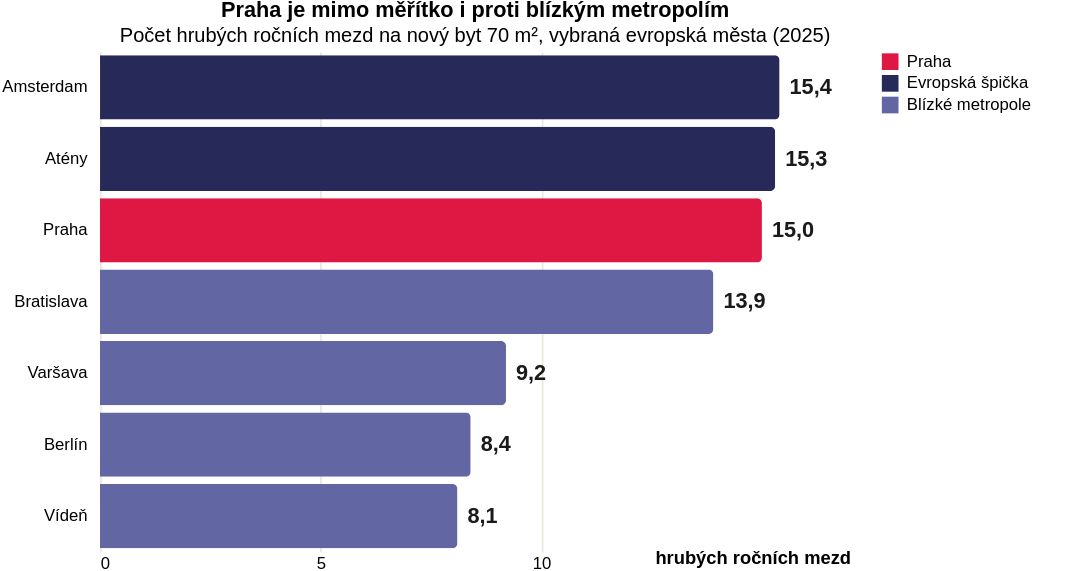

This figure's Vega-Lite source:
### Vega-Lite specification from a JSON file in a GitHub repository (floating-point values rounded to 4 significant figures)
{"_source": "[Deloitte Property Index 2025](https://www.deloitte.com/cz-sk/en/Industries/real-estate/research/property-index.html)", "$schema": "https://vega.github.io/schema/vega-lite/v5.json", "description": "Dostupnost nového bytu 70 m² ve vybraných evropských metropolích", "title": {"text": "Praha je mimo měřítko i proti blízkým metropolím", "subtitle": "Počet hrubých ročních mezd na nový byt 70 m², vybraná evropská města (2025)"}, "width": 450, "height": 300, "data": {"values": [{"city": "Amsterdam", "value": 15.4, "label": "15,4", "group": "Evropská špička"}, {"city": "Atény", "value": 15.3, "label": "15,3", "group": "Evropská špička"}, {"city": "Praha", "value": 15.0, "label": "15,0", "group": "Praha"}, {"city": "Bratislava", "value": 13.9, "label": "13,9", "group": "Blízké metropole"}, {"city": "Varšava", "value": 9.2, "label": "9,2", "group": "Blízké metropole"}, {"city": "Berlín", "value": 8.4, "label": "8,4", "group": "Blízké metropole"}, {"city": "Vídeň", "value": 8.1, "label": "8,1", "group": "Blízké metropole"}]}, "layer": [{"params": [{"name": "serie", "select": {"type": "point", "fields": ["group"]}, "bind": "legend"}], "mark": {"type": "bar", "cornerRadiusEnd": 3}, "encoding": {"y": {"field": "city", "type": "nominal", "title": null, "sort": ["Amsterdam", "Atény", "Praha", "Bratislava", "Varšava", "Berlín", "Vídeň"], "axis": {"domain": false, "ticks": false, "labelPadding": 8}}, "x": {"field": "value", "type": "quantitative", "title": "hrubých ročních mezd", "scale": {"domain": [0, 17]}, "axis": {"values": [0, 5, 10], "grid": true, "gridColor": "#e8e8dc", "domain": false, "ticks": false, "titleAngle": 0, "titleAnchor": "end", "titleAlign": "right", "titlePadding": -14, "titleFontWeight": "bold"}}, "color": {"field": "group", "type": "nominal", "scale": {"domain": ["Praha", "Evropská špička", "Blízké metropole"], "range": ["#de1743", "#272a59", "#6267a3"]}, "legend": {"title": null}}, "opacity": {"condition": {"param": "serie", "value": 1}, "value": 0.18}, "tooltip": [{"field": "city", "title": "Město"}, {"field": "label", "title": "Hrubých ročních mezd na byt"}]}}, {"mark": {"type": "text", "align": "left", "baseline": "middle", "dx": 6, "fontSize": 13, "fontWeight": "bold", "color": "#1a1a1a"}, "encoding": {"y": {"field": "city", "type": "nominal", "sort": ["Amsterdam", "Atény", "Praha", "Bratislava", "Varšava", "Berlín", "Vídeň"]}, "x": {"field": "value", "type": "quantitative", "scale": {"domain": [0, 17]}}, "text": {"field": "label"}, "opacity": {"condition": {"param": "serie", "value": 1}, "value": 0.18}}}], "config": {"view": {"stroke": "transparent"}}, "padding": {"right": 36}}
